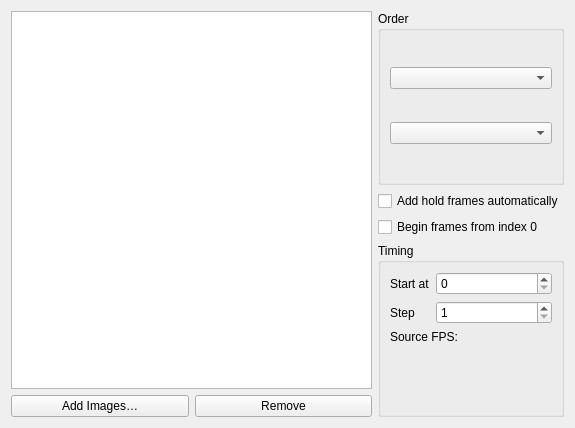
<?xml version="1.0" encoding="UTF-8"?>
<ui version="4.0">
 <author>
    SPDX-FileCopyrightText: none
    SPDX-License-Identifier: GPL-3.0-or-later
  </author>
 <class>WdgImportImageSequence</class>
 <widget class="QWidget" name="WdgImportImageSequence">
  <property name="geometry">
   <rect>
    <x>0</x>
    <y>0</y>
    <width>575</width>
    <height>428</height>
   </rect>
  </property>
  <property name="windowTitle">
   <string>Dialog</string>
  </property>
  <layout class="QVBoxLayout" name="verticalLayout_4">
   <item>
    <layout class="QHBoxLayout" name="horizontalLayout_2">
     <item>
      <layout class="QVBoxLayout" name="verticalLayout_2">
       <item>
        <widget class="QListWidget" name="lstFiles">
         <property name="sortingEnabled">
          <bool>true</bool>
         </property>
        </widget>
       </item>
       <item>
        <layout class="QHBoxLayout" name="horizontalLayout">
         <item>
          <widget class="QPushButton" name="btnAddImages">
           <property name="text">
            <string>Add Images…</string>
           </property>
          </widget>
         </item>
         <item>
          <widget class="QPushButton" name="btnRemove">
           <property name="text">
            <string>Remove</string>
           </property>
          </widget>
         </item>
        </layout>
       </item>
      </layout>
     </item>
     <item>
      <layout class="QVBoxLayout" name="verticalLayout_3">
       <item>
        <widget class="QGroupBox" name="groupBox">
         <property name="title">
          <string>Order</string>
         </property>
         <layout class="QVBoxLayout" name="verticalLayout">
          <item>
           <widget class="QComboBox" name="cmbOrder"/>
          </item>
          <item>
           <widget class="QComboBox" name="cmbSortMode"/>
          </item>
         </layout>
        </widget>
       </item>
       <item>
        <widget class="QCheckBox" name="autoAddHoldframesBox">
         <property name="toolTip">
          <string>&lt;html&gt;&lt;head/&gt;&lt;body&gt;&lt;p&gt;Adds the imported frames in their respective slots as per the sequence numbers in the file name&lt;/p&gt;&lt;/body&gt;&lt;/html&gt;</string>
         </property>
         <property name="text">
          <string>Add hold frames automatically</string>
         </property>
        </widget>
       </item>
       <item>
        <widget class="QCheckBox" name="beginFromZeroIndexBox">
         <property name="toolTip">
          <string>&lt;html&gt;&lt;head/&gt;&lt;body&gt;&lt;p&gt;The first imported frame will be placed in #0 instead of #1&lt;/p&gt;&lt;/body&gt;&lt;/html&gt;</string>
         </property>
         <property name="text">
          <string>Begin frames from index 0</string>
         </property>
        </widget>
       </item>
       <item>
        <widget class="QGroupBox" name="groupBox_2">
         <property name="title">
          <string>Timing</string>
         </property>
         <layout class="QFormLayout" name="formLayout">
          <item row="1" column="0">
           <widget class="QLabel" name="label">
            <property name="text">
             <string>Start at</string>
            </property>
           </widget>
          </item>
          <item row="1" column="1">
           <widget class="KisIntParseSpinBox" name="spinFirstFrame">
            <property name="toolTip">
             <string>The frame number for the first image</string>
            </property>
            <property name="maximum">
             <number>9999</number>
            </property>
           </widget>
          </item>
          <item row="2" column="0">
           <widget class="QLabel" name="label_2">
            <property name="text">
             <string>Step</string>
            </property>
           </widget>
          </item>
          <item row="2" column="1">
           <widget class="KisIntParseSpinBox" name="spinStep">
            <property name="toolTip">
             <string>Number of frames between images</string>
            </property>
            <property name="minimum">
             <number>1</number>
            </property>
            <property name="maximum">
             <number>999</number>
            </property>
           </widget>
          </item>
          <item row="3" column="0" colspan="2">
           <widget class="QLabel" name="lblFramerate">
            <property name="text">
             <string>Source FPS:</string>
            </property>
           </widget>
          </item>
         </layout>
        </widget>
       </item>
      </layout>
     </item>
    </layout>
   </item>
  </layout>
 </widget>
 <customwidgets>
  <customwidget>
   <class>KisIntParseSpinBox</class>
   <extends>QSpinBox</extends>
   <header>kis_int_parse_spin_box.h</header>
  </customwidget>
 </customwidgets>
 <resources/>
 <connections/>
</ui>
